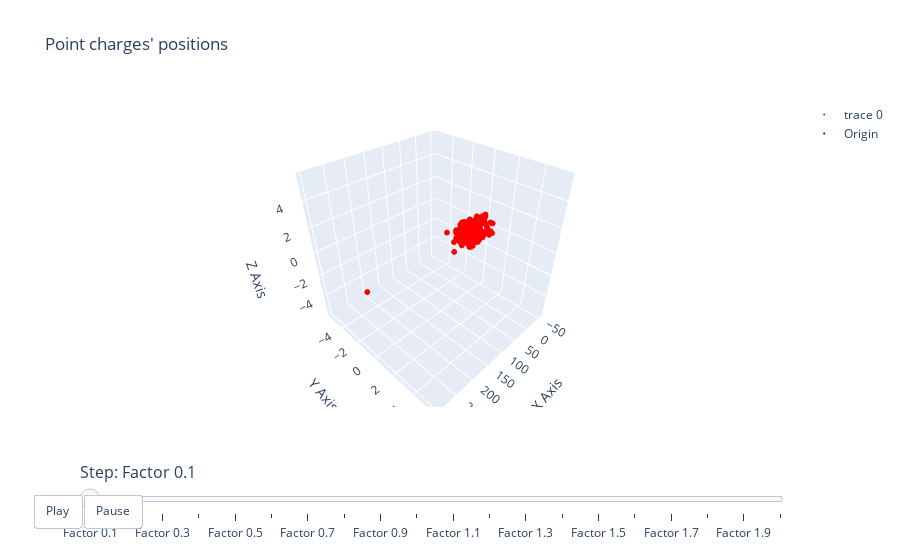

The notebook cell saved with this chart:
### Markdown cell above
# Visual representation

### Code cell
import plotly.graph_objects as go

original_coords = pd.read_csv('initial_madelung_coords.csv', delim_whitespace=True)

coords = shifting_coords_from_original(original_coords)

# Example: Assume you already have a list of 5 DataFrames (replace this with your actual data)
set = [
    coords[0][['x', 'y', 'z']],  # Step 0
    coords[1][['x', 'y', 'z']],  # Step 1 (Example: shift all points by 1)
    coords[2][['x', 'y', 'z']],  # Step 2
    coords[3][['x', 'y', 'z']],  # Step 3
    coords[4][['x', 'y', 'z']],  # Step 3
    coords[5][['x', 'y', 'z']],  # Step 3
    coords[6][['x', 'y', 'z']],  # Step 3
    coords[7][['x', 'y', 'z']],  # Step 3
    coords[8][['x', 'y', 'z']],  # Step 3
    coords[9][['x', 'y', 'z']],  # Step 3
    coords[10][['x', 'y', 'z']],  # Step 3
    coords[11][['x', 'y', 'z']],  # Step 3
    coords[12][['x', 'y', 'z']],  # Step 3
    coords[13][['x', 'y', 'z']],  # Step 3
    coords[14][['x', 'y', 'z']],  # Step 3
    coords[15][['x', 'y', 'z']],  # Step 3
    coords[16][['x', 'y', 'z']],  # Step 3
    coords[17][['x', 'y', 'z']],  # Step 3
    coords[18][['x', 'y', 'z']],  # Step 3
    coords[19][['x', 'y', 'z']]
]  

# Create initial figure with Step 0
fig = go.Figure()

fig.add_trace(go.Scatter3d(
    x=set[0]['x'], 
    y=set[0]['y'], 
    z=set[0]['z'],
    mode='markers+text',
    marker=dict(size=2, color='red'),
    #text=[f'({i})' for i in range(len(set[0]))],
    #textposition='top center',
    #textfont=dict(size=8)
))

# Add the origin (0,0,0)
fig.add_trace(go.Scatter3d(
    x=[-1.0658140267135469e-14], y=[-3.5527134223784897e-15], z=[0.008753588724385739],
    mode='markers',
    marker=dict(size=2, color='blue'),
    name="Origin"
))

# Create frames for each step
frames = []
for step in range(len(set)):
    frames.append(go.Frame(
        data=[go.Scatter3d(
            x=set[step]['x'],
            y=set[step]['y'],
            z=set[step]['z'],
            mode='markers+text',
            marker=dict(size=2, color='red'),
            #text=[f'({i})' for i in range(len(set[step]))],
            #textposition='top center',
            #textfont=dict(size=8)
        )],
        name=f"Step {step}"
    ))

# Add frames to figure
fig.update(frames=frames)

# Fix axis range to keep it constant
x_range = [set[0]['x'].min() - 5, set[0]['x'].max() + 5]
y_range = [set[0]['y'].min() - 5, set[0]['y'].max() + 5]
z_range = [set[0]['z'].min() - 5, set[0]['z'].max() + 5]


factors = [0.1,0.2,0.3,0.4,0.5,0.6,0.7,0.8,0.9,1,1.1,1.2,1.3,1.4,1.5,1.6,1.7,1.8,1.9,2,3,4,5]
# Update layout with fixed axis ranges
fig.update_layout(
    title="Point charges' positions",
    scene=dict(
        xaxis=dict(title='X Axis', range=x_range),
        yaxis=dict(title='Y Axis', range=y_range),
        zaxis=dict(title='Z Axis', range=z_range)
    ),
    updatemenus=[{
        "buttons": [
            {
                "args": [None, {"frame": {"duration": 500, "redraw": True}, "mode": "immediate"}],
                "label": "Play",
                "method": "animate"
            },
            {
                "args": [[None], {"frame": {"duration": 0, "redraw": True}, "mode": "immediate"}],
                "label": "Pause",
                "method": "animate"
            }
        ],
        "direction": "left",
        "pad": {"r": 10, "t": 87},
        "showactive": False,
        "type": "buttons",
        "x": 0.1,
        "xanchor": "right",
        "y": 0,
        "yanchor": "top"
    }],
    sliders=[{
        "steps": [
            {"args": [[f"Step {i}"], {"frame": {"duration": 0, "redraw": True}, "mode": "immediate"}],
             "label": f"Factor {factor}",
             "method": "animate"} for i, factor in zip(range(len(set)), factors)
        ],
        "currentvalue": {"prefix": "Step: ", "font": {"size": 16}},
        "pad": {"b": 10, "t": 50}
    }]
)

fig.show()

### Figure 1 — Plotly figure (JSON) as saved in the notebook; plotly's stock layout.template omitted (floating-point values rounded to 4 significant figures; data arrays with more than 128 entries replaced by an {"elided": "..."} marker saying what was removed)
{"data": [{"marker": {"color": "red", "size": 2}, "mode": "markers+text", "type": "scatter3d", "x": {"elided": "414 float values"}, "y": {"elided": "414 float values"}, "z": {"elided": "414 float values"}}, {"marker": {"color": "blue", "size": 2}, "mode": "markers", "name": "Origin", "type": "scatter3d", "x": [-1.066e-14], "y": [-3.553e-15], "z": [0.008754]}], "layout": {"scene": {"xaxis": {"range": [-65.35, 308.2], "title": {"text": "X Axis"}}, "yaxis": {"range": [-5.924, 5.924], "title": {"text": "Y Axis"}}, "zaxis": {"range": [-5.978, 5.889], "title": {"text": "Z Axis"}}}, "sliders": [{"currentvalue": {"font": {"size": 16}, "prefix": "Step: "}, "pad": {"b": 10, "t": 50}, "steps": [{"args": [["Step 0"], {"frame": {"duration": 0, "redraw": true}, "mode": "immediate"}], "label": "Factor 0.1", "method": "animate"}, {"args": [["Step 1"], {"frame": {"duration": 0, "redraw": true}, "mode": "immediate"}], "label": "Factor 0.2", "method": "animate"}, {"args": [["Step 2"], {"frame": {"duration": 0, "redraw": true}, "mode": "immediate"}], "label": "Factor 0.3", "method": "animate"}, {"args": [["Step 3"], {"frame": {"duration": 0, "redraw": true}, "mode": "immediate"}], "label": "Factor 0.4", "method": "animate"}, {"args": [["Step 4"], {"frame": {"duration": 0, "redraw": true}, "mode": "immediate"}], "label": "Factor 0.5", "method": "animate"}, {"args": [["Step 5"], {"frame": {"duration": 0, "redraw": true}, "mode": "immediate"}], "label": "Factor 0.6", "method": "animate"}, {"args": [["Step 6"], {"frame": {"duration": 0, "redraw": true}, "mode": "immediate"}], "label": "Factor 0.7", "method": "animate"}, {"args": [["Step 7"], {"frame": {"duration": 0, "redraw": true}, "mode": "immediate"}], "label": "Factor 0.8", "method": "animate"}, {"args": [["Step 8"], {"frame": {"duration": 0, "redraw": true}, "mode": "immediate"}], "label": "Factor 0.9", "method": "animate"}, {"args": [["Step 9"], {"frame": {"duration": 0, "redraw": true}, "mode": "immediate"}], "label": "Factor 1", "method": "animate"}, {"args": [["Step 10"], {"frame": {"duration": 0, "redraw": true}, "mode": "immediate"}], "label": "Factor 1.1", "method": "animate"}, {"args": [["Step 11"], {"frame": {"duration": 0, "redraw": true}, "mode": "immediate"}], "label": "Factor 1.2", "method": "animate"}, {"args": [["Step 12"], {"frame": {"duration": 0, "redraw": true}, "mode": "immediate"}], "label": "Factor 1.3", "method": "animate"}, {"args": [["Step 13"], {"frame": {"duration": 0, "redraw": true}, "mode": "immediate"}], "label": "Factor 1.4", "method": "animate"}, {"args": [["Step 14"], {"frame": {"duration": 0, "redraw": true}, "mode": "immediate"}], "label": "Factor 1.5", "method": "animate"}, {"args": [["Step 15"], {"frame": {"duration": 0, "redraw": true}, "mode": "immediate"}], "label": "Factor 1.6", "method": "animate"}, {"args": [["Step 16"], {"frame": {"duration": 0, "redraw": true}, "mode": "immediate"}], "label": "Factor 1.7", "method": "animate"}, {"args": [["Step 17"], {"frame": {"duration": 0, "redraw": true}, "mode": "immediate"}], "label": "Factor 1.8", "method": "animate"}, {"args": [["Step 18"], {"frame": {"duration": 0, "redraw": true}, "mode": "immediate"}], "label": "Factor 1.9", "method": "animate"}, {"args": [["Step 19"], {"frame": {"duration": 0, "redraw": true}, "mode": "immediate"}], "label": "Factor 2", "method": "animate"}]}], "title": {"text": "Point charges' positions"}, "updatemenus": [{"buttons": [{"args": [null, {"frame": {"duration": 500, "redraw": true}, "mode": "immediate"}], "label": "Play", "method": "animate"}, {"args": [[null], {"frame": {"duration": 0, "redraw": true}, "mode": "immediate"}], "label": "Pause", "method": "animate"}], "direction": "left", "pad": {"r": 10, "t": 87}, "showactive": false, "type": "buttons", "x": 0.1, "xanchor": "right", "y": 0, "yanchor": "top"}]}}
